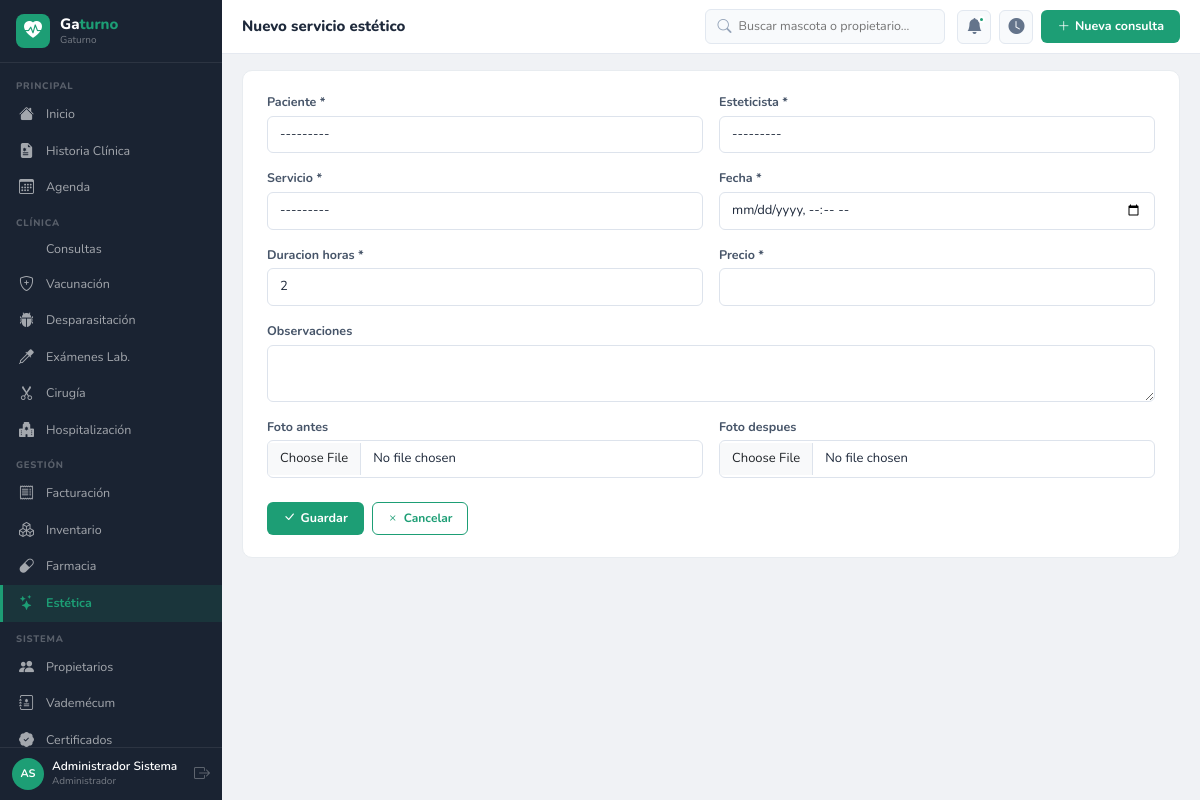
Screenshot of /estetica/nuevo/ (signed in) with the database file from the repository.
### apps/accounts/models.py (models this page shows, shortened)
class Usuario(AbstractUser):
    ROLES = [('admin','Administrador'),('veterinario','Veterinario'),
             ('asistente','Asistente'),('recepcionista','Recepcionista'),('esteticista','Esteticista')]
    rol = models.CharField(max_length=20, choices=ROLES, default='recepcionista')
    telefono = models.CharField(max_length=20, blank=True)
    foto = models.ImageField(upload_to='usuarios/', blank=True, null=True)
    matricula = models.CharField(max_length=30, blank=True)
    especialidad = models.CharField(max_length=100, blank=True)
    class Meta:
        verbose_name='Usuario'; verbose_name_plural='Usuarios'
    def __str__(self):
        return f'{self.get_full_name() or self.username} ({self.get_rol_display()})'
    @property
    def nombre_completo(self):
        return self.get_full_name() or self.username
    @property
    def iniciales(self):
        fn = (self.first_name or '')[:1].upper()
        ln = (self.last_name or '')[:1].upper()
        return (fn + ln) or self.username[:2].upper()

### apps/estetica/views.py (the view)
# urls.py: path('nuevo/',views.crear,name='crear'),
@login_required
def crear(request):
    initial={}
    if request.GET.get('paciente'): initial['paciente']=request.GET['paciente']
    form=EsteticaForm(request.POST or None,request.FILES or None,initial=initial)
    if form.is_valid():
        form.save();messages.success(request,'Servicio registrado.');return redirect('estetica:lista')
    return render(request,'estetica/form.html',{'form':form,'titulo':'Nuevo servicio estético'})

### apps/estetica/forms.py
class EsteticaForm(forms.ModelForm):
    class Meta:
        model=Estetica
        fields=['paciente','esteticista','servicio','fecha','duracion_horas','precio','observaciones','foto_antes','foto_despues']
        widgets={'paciente':forms.Select(attrs={'class':'form-select'}),'esteticista':forms.Select(attrs={'class':'form-select'}),'servicio':forms.Select(attrs={'class':'form-select'}),'fecha':forms.DateTimeInput(attrs={'class':'form-control','type':'datetime-local'}),'duracion_horas':forms.NumberInput(attrs={'class':'form-control'}),'precio':forms.NumberInput(attrs={'class':'form-control','step':'0.01'}),'observaciones':forms.Textarea(attrs={'class':'form-control','rows':2}),'foto_antes':forms.FileInput(attrs={'class':'form-control','accept':'image/*'}),'foto_despues':forms.FileInput(attrs={'class':'form-control','accept':'image/*'})}

### apps/accounts/templatetags/vetclinic_tags.py (called while the page is built)
@register.filter
def widget_class(field):
    return field.field.widget.__class__.__name__

### templates/estetica/form.html (shortened to what this page needs)
{% extends 'base/base.html' %}
{% load widget_tweaks %}
{% load vetclinic_tags %}
{% block page_title %}{{ titulo }}{% endblock %}
{% block content %}
<div class="form-card">
<form method="post" enctype="multipart/form-data">{% csrf_token %}
<div class="row g-3">
{% for field in form %}
<div class="{% if 'Textarea' in field|widget_class %}col-12{% else %}col-md-6{% endif %}">
  <label class="form-label">{{ field.label }}{% if field.field.required %} *{% endif %}</label>
  {% render_field field %}
</div>
{% endfor %}
</div>
<div class="d-flex gap-2 mt-4">
  <button type="submit" class="btn-vc"><i class="bi bi-check-lg"></i> Guardar</button>
  <a href="javascript:history.back()" class="btn-ol"><i class="bi bi-x"></i> Cancelar</a>
</div>
</form>
</div>
{% endblock %}

### templates/base/base.html (shortened to what this page needs)
<!DOCTYPE html>
<html lang="es">
<head>
<link rel="stylesheet" href="https://cdn.jsdelivr.net/npm/bootstrap@5.3.2/dist/css/bootstrap.min.css">
<link rel="stylesheet" href="https://cdn.jsdelivr.net/npm/bootstrap-icons@1.11.3/font/bootstrap-icons.min.css">
{% load static %}<link rel="stylesheet" href="{% static 'css/vetclinic.css' %}">
</head>
<body>
<nav class="vc-sb" id="sidebar">
  <div class="sb-brand">
    <div class="sb-ic"><i class="bi bi-heart-pulse-fill"></i></div>
    <div><div class="sb-nm">Ga<em>turno</em></div><span class="sb-sub">{{ CLINICA_NOMBRE }}</span></div>
  </div>
  <div class="sb-nav">
    <div class="nav-sec">Principal</div>
    <a href="{% url 'reportes:dashboard' %}" class="nav-link {% if request.resolver_match.namespace == 'reportes' %}active{% endif %}"><i class="bi bi-house-fill"></i><span>Inicio</span></a>
    <a href="{% url 'pacientes:lista' %}" class="nav-link "><i class="bi bi-file-earmark-medical-fill"></i><span>Historia Clínica</span></a>
    <a href="{% url 'agenda:lista' %}" class="nav-link "><i class="bi bi-calendar3"></i><span>Agenda</span></a>
    <div class="nav-sec">Clínica</div>
    <a href="{% url 'consultas:lista' %}" class="nav-link {% if request.resolver_match.namespace == 'consultas' %}active{% endif %}"><span>Consultas</span></a>
    <a href="{% url 'vacunacion:lista' %}" class="nav-link {% if request.resolver_match.namespace == 'vacunacion' %}active{% endif %}"><i class="bi bi-shield-plus"></i><span>Vacunación</span></a>
    <a href="{% url 'desparasitacion:lista' %}" class="nav-link {% if request.resolver_match.namespace == 'desparasitacion' %}active{% endif %}"><i class="bi bi-bug-fill"></i><span>Desparasitación</span></a>
    <a href="{% url 'examenes:lista' %}" class="nav-link {% if request.resolver_match.namespace == 'examenes' %}active{% endif %}"><i class="bi bi-eyedropper"></i><span>Exámenes Lab.</span></a>
    <a href="{% url 'cirugia:lista' %}" class="nav-link {% if request.resolver_match.namespace == 'cirugia' %}active{% endif %}"><i class="bi bi-scissors"></i><span>Cirugía</span></a>
    <a href="{% url 'hospitalizacion:lista' %}" class="nav-link "><i class="bi bi-hospital-fill"></i><span>Hospitalización</span></a>
    <div class="nav-sec">Gestión</div>
    <a href="{% url 'facturacion:lista' %}" class="nav-link {% if request.resolver_match.namespace == 'facturacion' %}active{% endif %}"><i class="bi bi-receipt"></i><span>Facturación</span></a>
    <a href="{% url 'inventario:lista' %}" class="nav-link {% if request.resolver_match.namespace == 'inventario' %}active{% endif %}"><i class="bi bi-boxes"></i><span>Inventario</span></a>
    <a href="{% url 'farmacia:lista' %}" class="nav-link {% if request.resolver_match.namespace == 'farmacia' %}active{% endif %}"><i class="bi bi-capsule"></i><span>Farmacia</span></a>
    <a href="{% url 'estetica:lista' %}" class="nav-link {% if request.resolver_match.namespace == 'estetica' %}active{% endif %}"><i class="bi bi-stars"></i><span>Estética</span></a>
    <div class="nav-sec">Sistema</div>
    <a href="{% url 'propietarios:lista' %}" class="nav-link {% if request.resolver_match.namespace == 'propietarios' %}active{% endif %}"><i class="bi bi-people-fill"></i><span>Propietarios</span></a>
    <a href="{% url 'vademecum:lista' %}" class="nav-link {% if request.resolver_match.namespace == 'vademecum' %}active{% endif %}"><i class="bi bi-journal-medical"></i><span>Vademécum</span></a>
    <a href="{% url 'certificados:lista' %}" class="nav-link {% if request.resolver_match.namespace == 'certificados' %}active{% endif %}"><i class="bi bi-patch-check-fill"></i><span>Certificados</span></a>
  </div>
  <div class="sb-user">
    <div class="u-av">{{ request.user.iniciales }}</div>
    <div><div class="u-nm">{{ request.user.nombre_completo }}</div><div class="u-role">{{ request.user.get_rol_display }}</div></div>
    <a href="{% url 'accounts:logout' %}" class="u-out" title="Salir"><i class="bi bi-box-arrow-right"></i></a>
  </div>
</nav>
<div class="vc-main">
  <header class="vc-top">
    <div class="top-tit">{% block page_title %}Gaturno{% endblock %}</div>
    <div class="top-srch">
      <i class="bi bi-search"></i>
      <input type="text" id="globalSearch" placeholder="Buscar mascota o propietario…" autocomplete="off">
    </div>
    <div class="top-acts">
      <div class="top-btn"><i class="bi bi-bell-fill"></i><div class="top-dot"></div></div>
      <a href="{% url 'agenda:sala_espera' %}" class="top-btn" title="Sala de espera"><i class="bi bi-clock-fill"></i></a>
      <a href="{% url 'consultas:crear' %}" class="btn-vc"><i class="bi bi-plus-lg"></i> Nueva consulta</a>
    </div>
  </header>
  <div class="vc-cnt">{% block content %}{% endblock %}</div>
</div>
{% load static %}<script src="{% static 'js/vetclinic.js' %}"></script>
</body>
</html>

### static/css/vetclinic.css (style rules this page uses)
:root { --vc:#1D9E75;--vc-dk:#0F6E56;--vc-lt:#E1F5EE;--amb:#EF9F27;--amb-dk:#BA7517;--amb-lt:#FAEEDA;--pink:#D4537E;--blue:#378ADD;--blue-lt:#E6F1FB;--coral:#D85A30;--purple:#7F77DD;--purple-lt:#EEEDFE;--green:#639922;--green-lt:#EAF3DE;--red:#E24B4A;--red-lt:#FCEBEB;--sb:#1a2332;--sbw:222px;--top:54px;--f:'Nunito',sans-serif;--r:10px;--rs:6px }
*,*::before,*::after { box-sizing:border-box;margin:0;padding:0 }
body { font-family:var(--f);font-size:13.5px;background:#f0f2f5;color:#2d3748 }
a { text-decoration:none;color:inherit }
.vc-sb { position:fixed;left:0;top:0;bottom:0;width:var(--sbw);background:var(--sb);display:flex;flex-direction:column;z-index:100;transition:transform .25s }
.vc-main { margin-left:var(--sbw);min-height:100vh;display:flex;flex-direction:column }
.sb-brand { display:flex;align-items:center;gap:10px;padding:14px 16px;border-bottom:1px solid rgba(255,255,255,.08);flex-shrink:0 }
.sb-ic { width:34px;height:34px;border-radius:8px;background:var(--vc);display:flex;align-items:center;justify-content:center;color:#fff;font-size:18px;flex-shrink:0 }
.sb-nm { color:#fff;font-size:15px;font-weight:800;line-height:1.2 }
.sb-nm em { color:var(--vc);font-style:normal }
.sb-sub { color:rgba(255,255,255,.4);font-size:10px;display:block }
.sb-nav { flex:1;overflow-y:auto;padding:6px 0 }
.nav-sec { padding:10px 16px 3px;color:rgba(255,255,255,.28);font-size:9.5px;letter-spacing:.8px;text-transform:uppercase;font-weight:800 }
.nav-link { display:flex;align-items:center;gap:9px;padding:7px 16px;color:rgba(255,255,255,.6);border-left:3px solid transparent;font-size:12.5px;transition:all .15s }
.nav-link i { font-size:15px;width:18px;flex-shrink:0 }
.nav-link.active { background:rgba(29,158,117,.15);color:var(--vc);border-left-color:var(--vc);font-weight:700 }
.sb-user { padding:10px 12px;border-top:1px solid rgba(255,255,255,.08);display:flex;align-items:center;gap:8px;flex-shrink:0 }
.u-av { width:32px;height:32px;border-radius:50%;background:var(--vc);display:flex;align-items:center;justify-content:center;color:#fff;font-size:11px;font-weight:700;flex-shrink:0 }
.u-nm { color:#fff;font-size:12px;font-weight:600;line-height:1.3 }
.u-role { color:rgba(255,255,255,.4);font-size:10px }
.u-out { margin-left:auto;color:rgba(255,255,255,.3);font-size:16px }
.vc-top { height:var(--top);background:#fff;border-bottom:1px solid #e5e9f0;display:flex;align-items:center;gap:12px;padding:0 20px;position:sticky;top:0;z-index:50;flex-shrink:0 }
.top-tit { font-size:15px;font-weight:800;color:#1e293b;flex:1 }
.top-srch { position:relative;background:#f8fafc;border:1px solid #e2e8f0;border-radius:var(--rs);display:flex;align-items:center;gap:7px;padding:6px 11px;width:240px }
.top-srch i { color:#94a3b8;font-size:14px }
.top-srch input { background:none;border:none;outline:none;font-size:12.5px;font-family:var(--f);width:100% }
.top-acts { display:flex;align-items:center;gap:8px }
.top-btn { width:34px;height:34px;border-radius:var(--rs);background:#f8fafc;border:1px solid #e2e8f0;display:flex;align-items:center;justify-content:center;cursor:pointer;position:relative }
.top-btn i { font-size:16px;color:#64748b }
.top-dot { position:absolute;top:5px;right:5px;width:7px;height:7px;background:var(--vc);border-radius:50%;border:2px solid #fff }
.btn-vc { background:var(--vc);color:#fff!important;border:none;border-radius:var(--rs);padding:7px 16px;font-size:12.5px;font-weight:700;cursor:pointer;display:inline-flex;align-items:center;gap:5px;transition:background .15s;font-family:var(--f) }
.btn-ol { background:none;border:1.5px solid var(--vc);color:var(--vc)!important;border-radius:var(--rs);padding:6px 14px;font-size:12px;font-weight:700;cursor:pointer;display:inline-flex;align-items:center;gap:5px;transition:all .15s;font-family:var(--f) }
.vc-cnt { padding:16px 20px;flex:1;display:flex;flex-direction:column;gap:14px }
.form-card { background:#fff;border-radius:var(--r);border:1px solid #e8ecf0;padding:22px 24px;margin-bottom:14px }
label.form-label { font-size:12.5px;font-weight:700;color:#475569;margin-bottom:4px;display:block }
.form-control,.form-select { font-family:var(--f);font-size:13px;border:1px solid #dde3ec;border-radius:var(--rs);padding:8px 12px;width:100%;transition:border-color .15s,box-shadow .15s;color:#1e293b;background:#fff }
textarea.form-control { resize:vertical }

### rows the page displays
Usuario: user.iniciales "AS", user.nombre_completo "Administrador Sistema", user.rol "Administrador"

### other values shown
{{ CLINICA_NOMBRE }} "Gaturno"
{{ titulo }} "Nuevo servicio estético"
{{ field.label }} "Paciente" "Esteticista" "Servicio" "Fecha" "Duracion horas" "Precio" "Observaciones" "Foto antes" "Foto despues"
